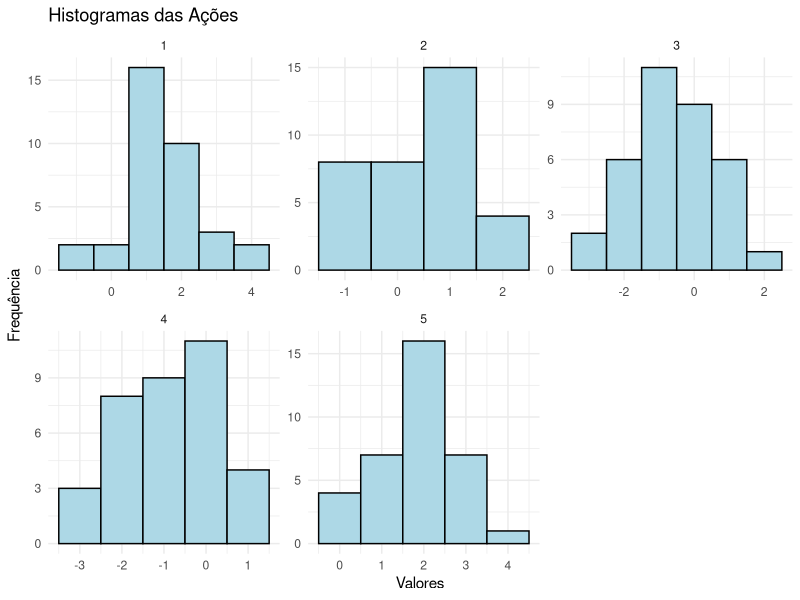
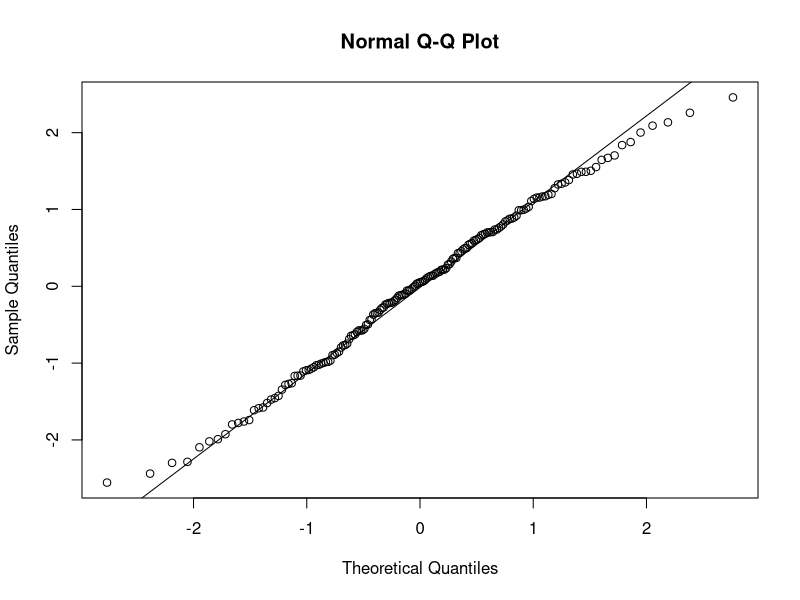
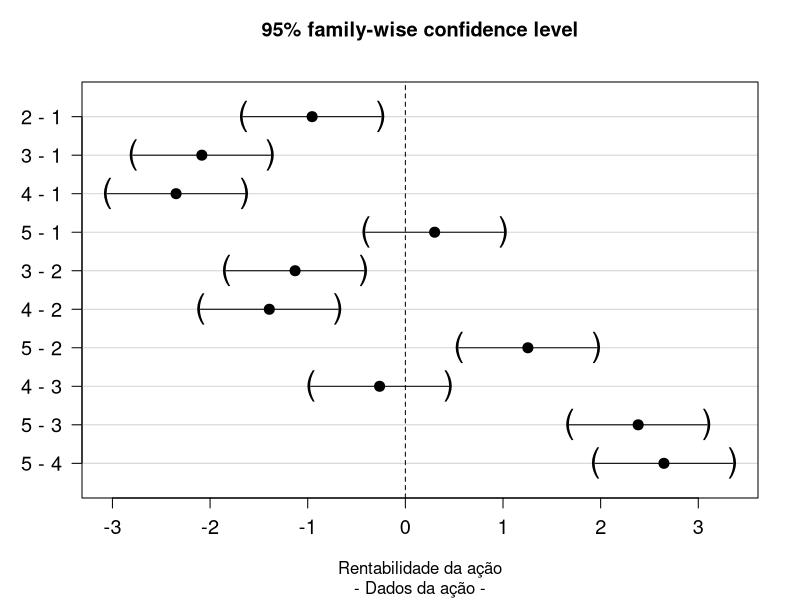

The R script that drew these images, in order:
# Carregar o arquivo CSV
dados <- read.csv("DadosAcoesGrupoG.csv", header = FALSE)

# Renomear as colunas
colnames(dados) <- c("1", "2", "3", "4", "5")

# Criar um novo data.frame para rentabilidades
rentabilidade <- data.frame(matrix(NA, nrow = nrow(dados), ncol = ncol(dados)))
colnames(rentabilidade) <- paste0("", colnames(dados))

# Calcular a rentabilidade para cada coluna
for (i in 1:ncol(dados)) {
  # Cálculo da rentabilidade: (valor atual - valor anterior) / valor anterior
  rentabilidade[1:(nrow(dados) - 1), i] <- (dados[1:(nrow(dados) - 1), i] - dados[2:nrow(dados), i]) / dados[2:nrow(dados), i]
}

library(ggplot2)
library(reshape2)

# Transformar o data frame em formato longo para usar com ggplot
# rentabilidade
rentabilidade <- na.omit(rentabilidade)
rentabilidade_classificada <- melt(rentabilidade*100, variable.name = "Ação", value.name = "Valor")

# Plotar histogramas para cada coluna
ggplot(rentabilidade_classificada, aes(x = Valor)) +
  geom_histogram(binwidth = 1, fill = "lightblue", color = "black") +
  facet_wrap(~Ação, scales = "free") +
  labs(title = "Histogramas das Ações", x = "Valores", y = "Frequência") +
  theme_minimal()

rentabilidade_classificada$Ação <- as.factor(rentabilidade_classificada$Ação)


# Computational modeling and analysis
my.model <- aov(Valor ~ Ação, 
                data = rentabilidade_classificada)
summary.aov(my.model)


# Verificação de premissas
# Residuals
my.model$residuals


# Check normality
shapiro.test(my.model$residuals)


qqnorm(my.model$residuals)
qqline(my.model$residuals)

# Check homoscedasticity
fligner.test(rentabilidade_classificada$Valor ~ rentabilidade_classificada$Ação, 
             data = rentabilidade_classificada)


## Multiple comparisons

# Situation 1: all vs. all
library(multcomp)
# rentabilidade_classificada.Ação <- rentabilidade_classificada$Ação

m <- mcp(Ação="Tukey")
mc1    <- glht(my.model, linfct=m)
mc1_CI <- confint(mc1, level = 0.95)
plot(mc1_CI, 
     xlab       = "Rentabilidade da ação",
     sub        = "- Dados da ação -",
     cex.axis   = 1.2,
     cex        = 2)
summary(mc1)
# A ação 5 e a 1 são as melhores! Recomendamos a 5 pois ela se sobressai mais
# que a 1, que possui valores negativos conforme visto no histograma 

## Sample size calculations for anova
a       <- 4
alpha   <- 0.05
sigma   <- sd(rentabilidade_classificada$Valor)
delta   <- 1.618  # Razão áurea
beta    <- 0.2

# Case 1: two levels symmetrically biased about the grand mean
tau <- c(-delta / 2, 
         delta / 2, 
         rep(0, a - 2)) # define tau vector
vartau <- var(tau)  # variance between groups
power.anova.test(groups      = 4, 
                 between.var = vartau, 
                 within.var  = sigma ^ 2, 
                 sig.level   = alpha, 
                 power       = 1 - beta)$n

#qqPlot(my.model$residuals, 
#       pch = 16, 
#       lwd = 3, 
#       cex = 2, 
#       las = 1)

# Adicionar as rentabilidades ao dataset original
# dados_com_rentabilidade <- cbind(dados, rentabilidade)

# Salvar o resultado em um novo arquivo
# write.csv(dados_com_rentabilidade, "Dados_Com_Rentabilidade.csv", row.names = FALSE)

# print("Cálculo de rentabilidade realizado e arquivo salvo como 'Dados_Com_Rentabilidade.csv'")
